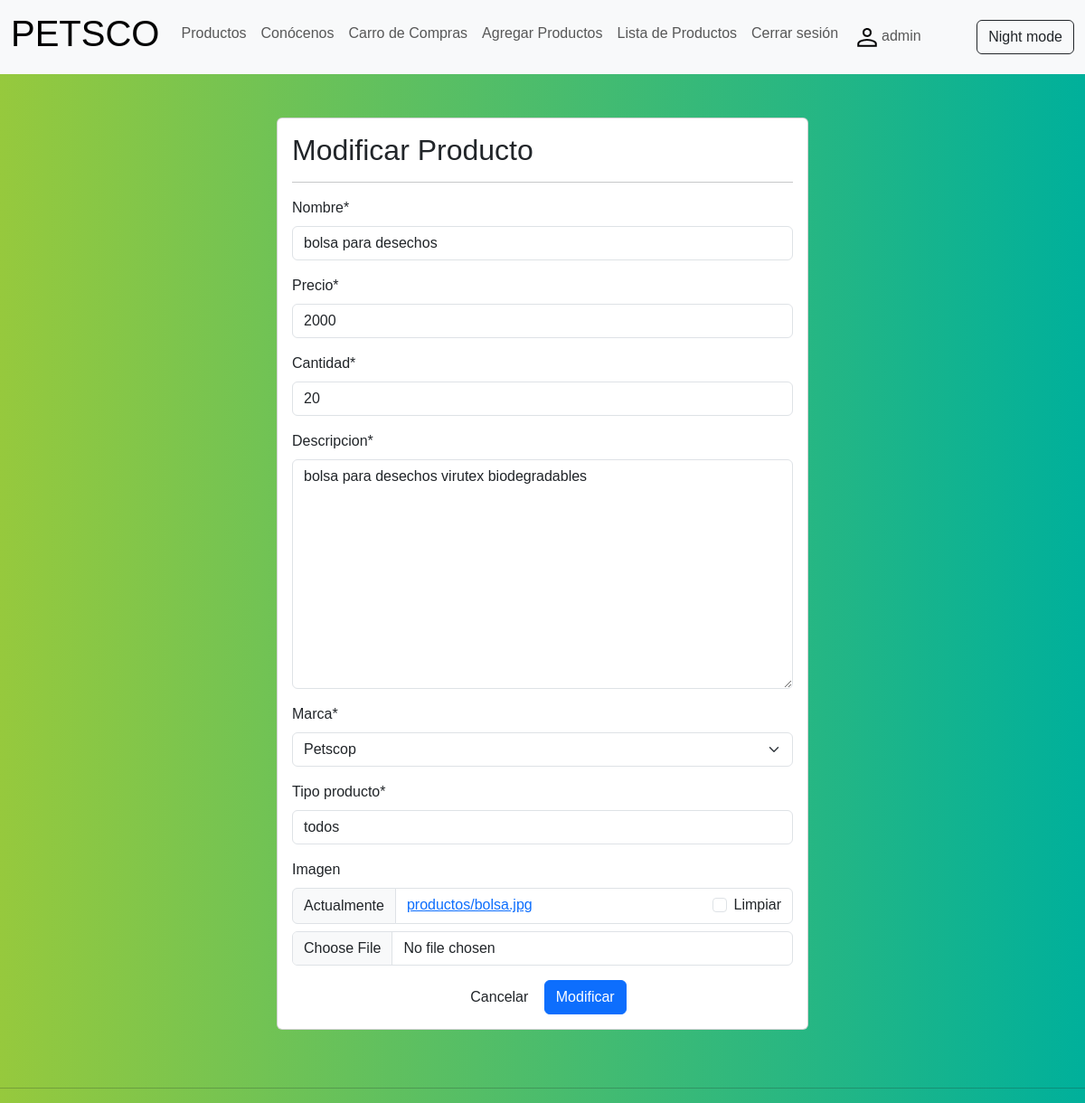
The page /modificar-producto/9/ (signed in) on the database its author committed.
### petscop/models.py (models this page shows, shortened)
class Producto(models.Model):
    nombre= models.CharField(max_length=50)
    precio= models.IntegerField()
    cantidad= models.IntegerField(null=True)
    descripcion= models.TextField()
    marca = models.ForeignKey(Marca, on_delete=models.PROTECT)
    tipo_producto = models.CharField(max_length=50)
    imagen = models.ImageField(upload_to="productos", null=True, )

class Marca(models.Model):
    nombre= models.CharField(max_length=50)
    def __str__(self):
        return self.nombre

### petscop/views.py (the view, shortened to what this page needs)
# urls.py: path('modificar-producto/<id>/', modificar_producto, name="modificar_producto"),
@permission_required('petscop.change_producto')
def modificar_producto(request, id):
    producto = get_object_or_404(Producto, id=id)
    data = {
        'form': ProductoForm(instance=producto)
    }
    return render(request, 'petscop/producto/modificar.html', data)

### petscop/forms.py
class ProductoForm (forms.ModelForm):
    nombre = forms.CharField(min_length=3, max_length=50)
    imagen = forms.ImageField(required=False, validators=[MaxSizeFileValidator(max_file_size=2)])
    precio = forms.IntegerField(min_value=1, max_value=1000000)
    class Meta:
        model = Producto
        fields = '__all__'

### petscop/context_processor.py (called while the page is built)
def total_carrito(request):
    total = 0
    carrito = request.session.get("carrito", {})
    if carrito:
        for key, value in carrito.items():
            total += int(value["acumulado"])
    return {"total_carrito": total}

### petscop/templates/petscop/producto/modificar.html (shortened to what this page needs)
{% extends 'petscop/base.html' %}
{% block content %}
{% load crispy_forms_tags %}
<br>
<br>
<div class="row">
    <div class="col-12 col-md-6 offset-md-3">
        <div class="card">
            <div class="card-body">
                <h2>Modificar Producto</h2>
                <hr>
                <form action method="post" enctype="multipart/form-data">
                    {{ form | crispy }}
                    <div class="d-flex justify-content-center">
                        <input type="reset" value="Cancelar"
                            class="btn btn-secundary">
                        <input type="submit" value="Modificar"
                            class="btn btn-primary">
                    </div>
                </form>
            </div>
        </div>
    </div>
</div>
{% endblock %}

### petscop/templates/petscop/base.html (shortened to what this page needs)
<!DOCTYPE html>
<html lang="en">
<head>
  {% load static %}
  <link href="https://cdn.jsdelivr.net/npm/bootstrap@5.3.0/dist/css/bootstrap.min.css" rel="stylesheet">
  <link href="{% static 'petscop/css/estilos.css' %}" rel="stylesheet">
</head>
<body>
  <nav class="navbar navbar-expand-lg bg-body-tertiary">
      <div class="container-fluid">
          <a class="navbar-brand" href="{% url 'home' %}"><h1>PETSCO</h1></a>
        <div class="collapse navbar-collapse" id="navbarSupportedContent">
          <ul class="navbar-nav me-auto mb-2 mb-lg-0">
            <li class="nav-item">
              <a class="nav-link" href="{% url 'home' %}">Productos</a>
            </li>
          <li class="nav-item">
            <a class="nav-link" href="{% url 'about_us' %}">Conócenos</a>
          </li>
          <li class="nav-item">
            <a class="nav-link" href="{% url 'tienda' %}">Carro de Compras</a>
          </li>
          {% if perms.petscop.add_producto %}
          <li class="nav-item">
            <a class="nav-link" href="{% url 'agregar_producto_crud' %}">Agregar Productos</a>
          </li>
          {% endif %}
          {% if perms.petscop.view_producto %}
          <li class="nav-item">
            <a class="nav-link" href="{% url 'listar_producto' %}">Lista de Productos</a>
          </li>
          {% endif %}
          {% if user.is_authenticated %}
          <li class="nav-item">
            <a class="nav-link" href="{% url 'logout' %}">Cerrar sesión</a>
          </li>
          <li class="nav-item float-end">
            <a class="nav-link" href="#"><img src="{% static 'petscop/img/asset/person.png'%}" alt="username-icon" style="height: 2rem" />{{ user.username }}</a>
          </li>
          {% endif %}
        </ul>
        <button id="cambiarFondo" type="button" class="btn btn-outline-dark" aria-pressed="false" autocomplete="off">
          Night mode
        </button>
      </div>
    </div>
  </nav>
<div>
  {% block content %}
  {% endblock %}
</div>
<br>
<br>
<hr>
</body>
</html>

### petscop/static/petscop/css/estilos.css (style rules this page uses)
body { background: linear-gradient(to right, #96c93d, #00b09b); }
button { background-color: #96c93d; padding: 5px 15px; border-radius: 5px; color:white; }
* { box-sizing: border-box; margin: 0; padding: 0; font-family: Arial, Helvetica, sans-serif; }

### rows shown on the page
Producto: nombre "bolsa para desechos", precio "2000", cantidad "20", descripcion "bolsa para desechos virutex biodegradables", marca "Petscop", tipo_producto "todos"

### other values the page prints
{{ user.username }} "admin"
